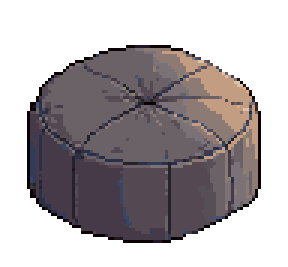
#> input picture e2e/pixel-art/quarto/novo/quarto/fundo/pufe-frente.png, 96 x 89 px (shown 3 times larger)
$ python limpar-recorte.py fundo/pufe-frente.png
#> lines starting #> are read from the running program, lines starting #| are printed output that depends on the picture; after the words box and inside, x2 and y2 are one past the last pixel; in counts of white or black regions, pixels touching at a corner belong together
# Tira do recorte de uma peça CONVEXA (o pufe, o tapete) os restos do chão que vieram colados na borda.
#
# Relato dele (17/10/2026): "dependendo da posição do puff, ele fica com artefatos nas bordas", e o tapete também. A causa
# não era a luz: as peças foram pintadas DENTRO da base e recortadas, e o recorte trouxe pontinhos do chão e um pedaço da
# sombra pintada, opacos. No lugar onde foram pintadas eles somem no chão igual; arrastadas, aparecem, e o contorno do
# realce (que segue cada pixel da peça) os desenha um a um.
#
# Como: abre a máscara (some o que tem 1 a 2 px de largura), fica a maior parte, tira o fecho convexo dela, alargado em
# 1 px para não comer a linha da borda, e apaga o que está fora. Por fim, os pixels soltos que sobraram na beirada.
# Uso: python -I limpar-recorte.py pecas/pufe-frente.png ...  (e --dupla para o que é simétrico também de cima a baixo: o tapete)
import sys
import numpy as np
from PIL import Image, ImageDraw
from scipy import ndimage
from scipy.spatial import ConvexHull

for f in [a for a in sys.argv[1:] if not a.startswith('--')]:
    im = np.array(Image.open(f).convert('RGBA'))
#> im is the input picture: shape (89, 96, 4); mean R, G, B, A 48.7, 42.9, 45.5, 127.2
    m = im[:, :, 3] > 0
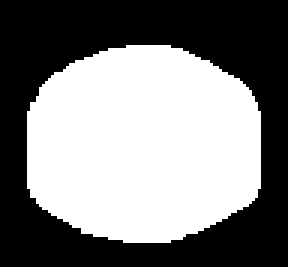
#> m: shape (89, 96) bool (shown 3 times larger); 49.9% white; 1 white region, box (x1, y1, x2, y2) and area: (9, 15, 87, 81) 4261
    aberta = ndimage.binary_opening(m, structure=np.ones((3, 3)), iterations=2)
    rot, n = ndimage.label(aberta)
#> n = 1
    maior = rot == (np.argmax(ndimage.sum(aberta, rot, range(1, n + 1))) + 1)
    ys, xs = np.nonzero(maior)
#> ys = 4261 values from 15 to 80; xs = 4261 values, max 86 at index 1320, min 9 at index 1243, mean 47.41
    pts = np.stack([xs, ys], 1)
#> pts = 4261 pairs, first value 9 to 86, second value 15 to 80
    # os cantos de cada pixel, para o fecho cobrir o pixel inteiro
    cantos = np.concatenate([pts, pts + [1, 0], pts + [0, 1], pts + [1, 1]])
#> cantos = 17044 pairs, first value 9 to 87, second value 15 to 81
    h = cantos[ConvexHull(cantos).vertices]
#> h = 30 pairs, first value 9 to 87, second value 15 to 81
    casco = Image.new('L', (m.shape[1], m.shape[0]), 0)
#> casco: PIL image 96x89 L; every value is 0
    ImageDraw.Draw(casco).polygon([tuple(p) for p in h.astype(float)], fill=255)
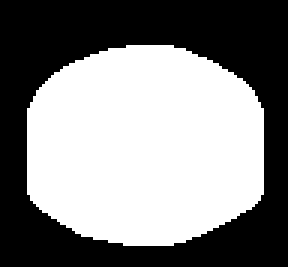
#> casco: PIL image 96x89 L (shown 3 times larger); 51.8% white; 1 black region, box (x1, y1, x2, y2) and area: (0, 0, 96, 89) 4116
    dentro = ndimage.binary_dilation(np.array(casco) > 0, structure=np.ones((3, 3)))
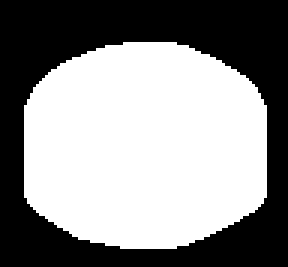
#> dentro: shape (89, 96) bool (shown 3 times larger); 55.3% white; 1 black region, box (x1, y1, x2, y2) and area: (0, 0, 96, 89) 3820
    novo = m & dentro
    # A SIMETRIA: o pufe é igual dos dois lados, e o tapete também de cima a baixo. O resto colado só de um lado (a sombra
    # pintada à esquerda do pufe, os pontinhos embaixo do tapete) não tem par no espelho, e sai; a borda de verdade, que
    # pode diferir em 1 px de um lado para o outro, fica (o espelho é alargado em 1 px).
    for eixo in ([1, 0] if '--dupla' in sys.argv else [1]):
        melhor = None
        ix = np.nonzero(novo.any(axis=1 - eixo))[0]
        for dobro in range(ix.min() + ix.max() - 8, ix.min() + ix.max() + 9):
            esp = np.flip(novo, eixo)
            desl = dobro - novo.shape[eixo] + 1  # o centro em dobro/2: x -> dobro - x
            esp = np.roll(esp, desl, eixo)
            iguais = int((novo & esp).sum())
            if melhor is None or iguais > melhor[0]: melhor = (iguais, esp)
        par = ndimage.binary_dilation(melhor[1], structure=np.ones((3, 3)))
        novo &= par
    # pontas de 1 px que sobraram na beirada (um vizinho só, nas 4 direções)
    for _ in range(3):
        viz = sum(np.roll(novo, s, a) for a in (0, 1) for s in (1, -1))
        novo &= ~(viz <= 1)
#> this loop made 3 passes
#> pass 1, `viz = sum(np.roll(novo, s, a) for a in (0, 1) for s in (1, -1))`:
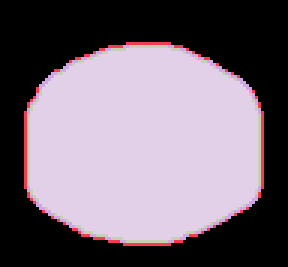
#> viz: shape (89, 96) int64 (shown 3 times larger); 5 distinct labels, from 0 to 4; one colour per label, 0 black
    tirados = int(m.sum() - novo.sum())
#> tirados = 0
    im[~novo] = 0
    Image.fromarray(im).save(f)
    print(f, 'tirados', tirados, 'de', int(m.sum()))
#| fundo/pufe-frente.png tirados 0 de 4261

$ run again, with e2e/pixel-art/quarto/novo/quarto/fundo/abajur.png copied over e2e/pixel-art/quarto/novo/quarto/fundo/pufe-frente.png
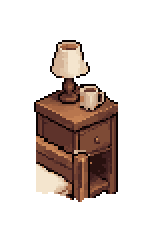
#> input picture e2e/pixel-art/quarto/novo/quarto/fundo/abajur.png, 74 x 122 px (shown 2 times larger)
#> im is the input picture: shape (122, 74, 4); mean R, G, B, A 33.5, 23.1, 18.7, 69.7
#> m: shape (122, 74) bool; 27.3% white; 1 white region, box (x1, y1, x2, y2) and area: (17, 20, 59, 101) 2468
#> aberta: shape (122, 74) bool; 27.1% white; 1 white region, box (x1, y1, x2, y2) and area: (17, 20, 59, 99) 2449
#> n = 1
#> ys = 2449 values from 20 to 98; xs = 2449 values, max 58 at index 576, min 17 at index 535, mean 37.56
#> pts = 2449 pairs, first value 17 to 58, second value 20 to 98
#> cantos = 9796 pairs, first value 17 to 59, second value 20 to 99
#> h = 14 rows, first 8: [33, 99], [18, 96], [17, 56], [17, 51], [28, 22], [29, 21], [31, 20], [38, 20]
#> dentro: shape (122, 74) bool; 34.5% white; 1 white region, box (x1, y1, x2, y2) and area: (16, 19, 61, 101) 3117
#> the loop `for _ in range(3):` made 3 passes
#> pass 1, `viz = sum(np.roll(novo, s, a) for a in (0, 1) for s in (1, -1))`:
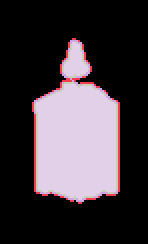
#> viz: shape (122, 74) int64 (shown 2 times larger); 5 distinct labels, from 0 to 4; one colour per label, 0 black
#> tirados = 130
#> `im[~novo] = 0`:
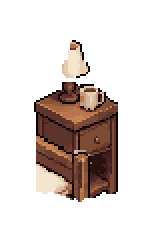
#> im: shape (122, 74, 4) (shown 2 times larger); 1.44% of pixels changed, all inside (x1, y1, x2, y2) = (25, 20, 49, 44); transparent parts drawn white
#| fundo/pufe-frente.png tirados 130 de 2468

$ run again, with e2e/pixel-art/quarto/novo/quarto/fundo/cama.png copied over e2e/pixel-art/quarto/novo/quarto/fundo/pufe-frente.png
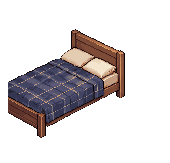
#> input picture e2e/pixel-art/quarto/novo/quarto/fundo/cama.png, 170 x 163 px
#> im is the input picture: shape (163, 170, 4); mean R, G, B, A 25.6, 20.8, 21.8, 63.5
#> `m = im[:, :, 3] > 0`:
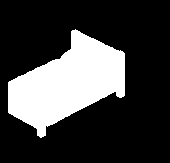
#> m: shape (163, 170) bool; 24.9% white; 1 white region, box (x1, y1, x2, y2) and area: (8, 29, 125, 138) 6900
#> aberta: shape (163, 170) bool; 24.9% white; 1 white region, box (x1, y1, x2, y2) and area: (8, 30, 125, 137) 6892
#> n = 1
#> ys = 6892 values from 30 to 136; xs = 6892 values, max 124 at index 740, min 8 at index 3207, mean 67.14
#> pts = 6892 pairs, first value 8 to 124, second value 30 to 136
#> cantos = 27568 pairs, first value 8 to 125, second value 30 to 137
#> h = 13 rows, first 8: [8, 113], [8, 82], [9, 81], [72, 30], [78, 30], [123, 51], [125, 53], [125, 96]
#> dentro: shape (163, 170) bool; 32.2% white; 1 white region, box (x1, y1, x2, y2) and area: (7, 29, 127, 139) 8913
#> tirados = 2580
#> `im[~novo] = 0`:
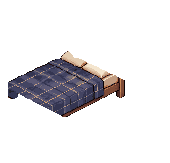
#> im: shape (163, 170, 4); 9.31% of pixels changed, all inside (x1, y1, x2, y2) = (8, 29, 125, 138); transparent parts drawn white
#| fundo/pufe-frente.png tirados 2580 de 6900

$ run again, with e2e/pixel-art/quarto/novo/quarto/fundo/estante.png copied over e2e/pixel-art/quarto/novo/quarto/fundo/pufe-frente.png
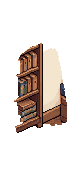
#> input picture e2e/pixel-art/quarto/novo/quarto/fundo/estante.png, 82 x 172 px
#> im is the input picture: shape (172, 82, 4); mean R, G, B, A 36.7, 28.6, 24, 63.5
#> m: shape (172, 82) bool; 24.9% white; 1 white region, box (x1, y1, x2, y2) and area: (14, 43, 67, 133) 3514
#> aberta: shape (172, 82) bool; 24.6% white; 1 white region, box (x1, y1, x2, y2) and area: (16, 44, 67, 132) 3472
#> n = 1
#> ys = 3472 values from 44 to 131; xs = 3472 values, max 66 at index 2341, min 16 at index 3398, mean 40.31
#> pts = 3472 pairs, first value 16 to 66, second value 44 to 131
#> cantos = 13888 pairs, first value 16 to 67, second value 44 to 132
#> h = 20 rows, first 8: [62, 125], [22, 132], [16, 132], [16, 126], [17, 98], [18, 74], [20, 55], [22, 53]
#> dentro: shape (172, 82) bool; 29.3% white; 1 white region, box (x1, y1, x2, y2) and area: (15, 43, 69, 134) 4128
#> the loop `for _ in range(3):` made 3 passes
#> pass 1, `viz = sum(np.roll(novo, s, a) for a in (0, 1) for s in (1, -1))`:
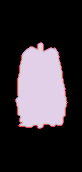
#> viz: shape (172, 82) int64; 5 distinct labels, from 0 to 4; one colour per label, 0 black
#> tirados = 182
#> `im[~novo] = 0`:
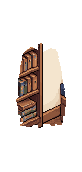
#> im: shape (172, 82, 4); 1.29% of pixels changed, all inside (x1, y1, x2, y2) = (14, 45, 67, 133); transparent parts drawn white
#| fundo/pufe-frente.png tirados 182 de 3514
